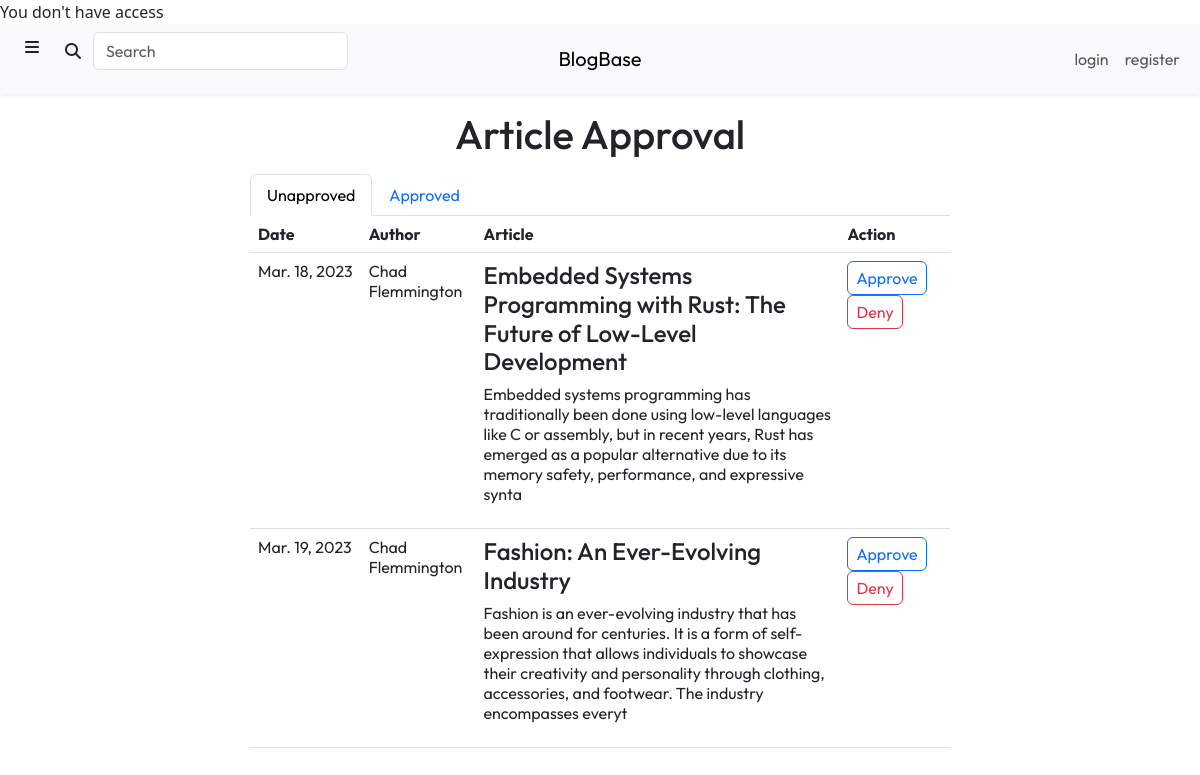
The app's page /content/design.php, older data.
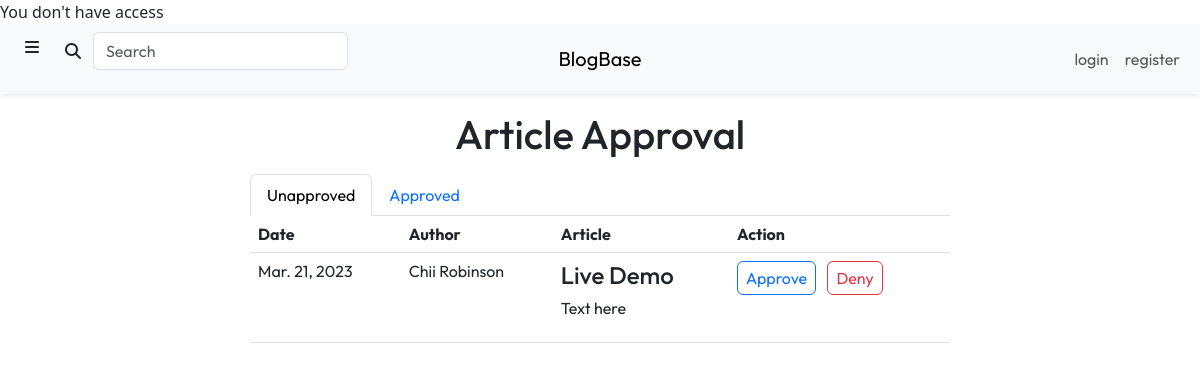
The same page, newer data.
### tables this page shows
CREATE TABLE `Articles` (
  `article_id` int(11) NOT NULL,
  `author_id` int(11) NOT NULL,
  `title` varchar(225) NOT NULL,
  `description` tinytext NOT NULL,
  `lead_image` varchar(255) NOT NULL,
  `content` longblob NOT NULL,
  `submit_date` date NOT NULL DEFAULT current_timestamp(),
  `approved` tinyint(1) NOT NULL DEFAULT 0,
  `click_number` int(11) NOT NULL DEFAULT 0
);

CREATE TABLE `Users` (
  `user_id` int(11) NOT NULL,
  `username` varchar(50) NOT NULL,
  `first_name` varchar(50) NOT NULL,
  `last_name` varchar(50) NOT NULL,
  `email` varchar(50) NOT NULL,
  `password` varchar(255) NOT NULL,
  `approved` tinyint(1) NOT NULL DEFAULT 0,
  `reader` tinyint(1) NOT NULL DEFAULT 1,
  `writer` tinyint(1) NOT NULL DEFAULT 0,
  `designer` tinyint(1) NOT NULL DEFAULT 0,
  `advertiser` tinyint(1) NOT NULL DEFAULT 0,
  `admin` tinyint(1) NOT NULL DEFAULT 0
);

### content/design.php (the view, shortened to what this page needs)
<?php
require_once "../include/connect.inc.php";
include_once "../include/user_info.inc.php";
?>
<!DOCTYPE html>
<html lang="en">
    <head>
        <link rel="stylesheet" href="https://cdn.jsdelivr.net/npm/bootstrap@5.3.0-alpha1/dist/css/bootstrap.min.css">
        <link rel="stylesheet" href="https://cdnjs.cloudflare.com/ajax/libs/font-awesome/6.2.1/css/all.min.css">
        <link rel="stylesheet" href="./css/styles.css">
    </head>
    <body>
        <div class="header">
            <?php include "./views/header.php" ?>
        </div>
        <div class="mt-3 text-center">
            <h1>Article Approval</h1>
        </div>
        <div class="col-10 col-lg-7 mt-3 mx-auto">
            <ul class="nav nav-tabs" id="article-approval-tabs" role="tablist">
                <li class="nav-item" role="presentation">
                    <button class="nav-link active" id="unapproved-tab" data-bs-toggle="tab" data-bs-target="#unapproved-tab-pane" type="button" role="tab" aria-controls="unapproved-tab-pane" aria-selected="true">Unapproved</button>
                </li>
                <li class="nav-item" role="presentation">
                    <button class="nav-link" id="approved-tab" data-bs-toggle="tab" data-bs-target="#approved-tab-pane" type="button" role="tab" aria-controls="approved-tab-pane" aria-selected="true">Approved</button>
                </li>
            </ul>
            <div class="tab-content" id="article-approval-content">
                <div class="tab-pane fade show active" id="unapproved-tab-pane" role="tabpanel" aria-labelledby="unapproved-tab" tabindex="0">
                    <?php
                    $unapproved_query = "SELECT first_name, last_name, article_id, title, description, UNIX_TIMESTAMP(submit_date) as submit_date
                                         FROM Articles, Users
                                         WHERE Articles.approved = 0 AND author_id = user_id";
                    $unapproved_result = mysqli_query($con, $unapproved_query);
                    $unapproved_articles = $unapproved_result->fetch_all(MYSQLI_BOTH);
                    ?>
                    <table class="table text-start">
                        <thead>
                            <th scope="col">Date</th>
                            <th scope="col">Author</th>
                            <th scope="col">Article</th>
                            <th scope="col">Action</th>
                        </thead>
                        <tbody>
                            <?php for ($i = 0; $i < $unapproved_result->num_rows; $i++) { ?>
                                <tr>
                                    <td class="text-nowrap">
                                        <?php echo date("M. d, Y", $unapproved_articles[$i]['submit_date']) ?>
                                    </td>
                                    <td>
                                        <?php echo $unapproved_articles[$i]['first_name'] . " " . $unapproved_articles[$i]['last_name'] ?>
                                    </td>
                                    <td>
                                        <h4>
                                            <a class="text-reset text-decoration-none" href="./article.php?id=<?php echo $unapproved_articles[$i]['article_id'] ?>">
                                                <?php echo $unapproved_articles[$i]['title'] ?>
                                            </a>
                                        </h4>
                                        <?php echo $unapproved_articles[$i]['description'] ?>
                                    </td>
                                    <td>
                                        <ul class="list-inline">
                                            <li class="list-inline-item align-middle">
                                                <a class="btn btn-outline-primary px-2 py-1" type="button" href="../include/article_approval.inc.php?approve_id=<?php echo $unapproved_articles[$i]['article_id']; ?>&return_page=design.php">Approve</a>
                                            </li>
                                            <li class="list-inline-item align-middle">
                                                <a class="btn btn-outline-danger px-2 py-1" type="button" href="../include/article_approval.inc.php?deny_id=<?php echo $unapproved_articles[$i]['article_id']; ?>&return_page=design.php">Deny</a>
                                            </li>
                                        </ul>
                                    </td>
                                </tr>
                            <?php } ?>
                        </tbody>
                    </table>
                </div>
            </div>
        </div>
    </body>
</html>

### content/views/header.php (shortened to what this page needs)
<?php
include_once "../include/user_info.inc.php";
?>
<nav class="navbar navbar-expand-md bg-light shadow-sm">
     <div class="container-fluid">
        <div class="collapse navbar-collapse order-1 order-md-0 col-4" id="navbar-collapsed-menu">
            <ul class="navbar-nav me-auto">
                <li class="nav-item">
                    <a class="btn d-md-block d-none " data-bs-toggle="offcanvas" href="#offcanvas-sidebar" role="button" aria-controls="offcanvas-sidebar">
                        <span class="fa-solid fa-bars"></span>
                    </a>
                </li>
                <li class="nav-item">
                    <form method="post" action="./search.php" class="input-group rounded">
                        <button class="btn input-group-text rounded" type="submit">
                            <i class="fa-solid fa-search"></i>
                        </button>
                        <input class="form-control rounded" name="search_query" type="search" placeholder="Search" aria-label="Search">
                    </form >
                </li>
            </ul>
        </div>
            <a class="navbar-brand col-4 mx-auto text-center order-0 order-md-1" href="./index.php">BlogBase</a>
        <div class="collapse navbar-collapse order-2 col-4" id="navbar-collapsed-menu">
            <ul class="navbar-nav ms-auto">
                <?php if ($user_info['reader'] == true) { ?>
                <li class="nav-item">
                    <a class="nav-link" href="./saved.php">saved</a>
                </li>
                <li class="nav-item">
                    <a class="nav-link" href="../include/logout.inc.php">logout</a>
                </li>
                <?php } else {?>
                <li class="nav-item">
                    <a class="nav-link" href="./login.php">login</a>
                </li>
                <li class="nav-item">
                    <a class="nav-link" href="./register.php">register</a>
                </li>
                <?php } ?>
            </ul>
        </div>
    </div>
</nav>

### content/css/styles.css (style rules this page uses)
* { font-family: 'Outfit', sans-serif; }

Row changes from the older to the newer data that the page shows:
no longer on this page (row edited): articles: submit_date "Mar. 18, 2023", author.first_name "Chad", author.last_name "Flemmington", title "Embedded Systems Programming with Rust: The Future of Low-Level Development", description "Embedded systems programming has traditionally been done using low-level languages like C or assembly, but in recent years, Rust has emerged as a popular alternative due to its memory safety, performance, and expressive synta"
no longer on this page (row edited): articles: submit_date "Mar. 19, 2023", author.first_name "Chad", author.last_name "Flemmington", title "Fashion: An Ever-Evolving Industry", description "Fashion is an ever-evolving industry that has been around for centuries. It is a form of self-expression that allows individuals to showcase their creativity and personality through clothing, accessories, and footwear. The industry encompasses everyt"
added articles: submit_date "Mar. 21, 2023", author.first_name "Chii", author.last_name "Robinson", title "Live Demo", description "Text here"
